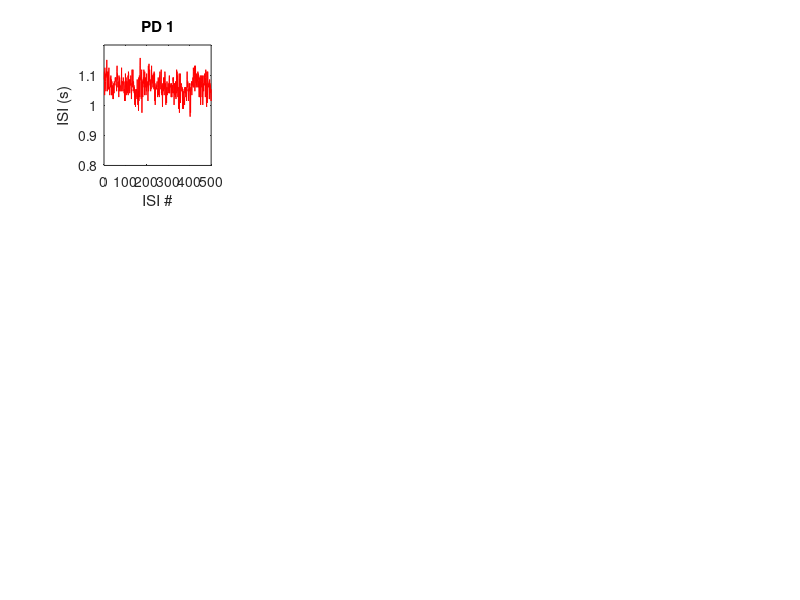

Reproduce this figure in MATLAB. (Note: this script raises an error after producing the figure.)
%Assignment : Assignment 6 part one
%Description A program that goes through 12 subplots, then determines their
%mean and posts it. 
%Author : Robert J. Foster
%Date : October 4th, 2019
%Resources : Matlab for Engineers Book, www.mathworks.com/help
%Commenting Style C doxygen : http://www.doxygen.nl/manual/docblocks.html

%loading the data, setting the data to a variable. Going through a counter
%of 12, the counter will work through the file variable, then will plot
%each one, following with a pause for cosmetic view *for the user to absorb
%the information* followed by the mean in the same style. While printing in
%the command window of what was ploted then when it's mean is ploted.
%Ending with saving the image for the ability to update the data file. 
load('Supplementary Data S1.mat');
dataSetAssignment = Data.StrideTimeIntervals_15minTrial.PD;
for counter = 01:12
a = dataSetAssignment(:,counter);
figure(1), pause(.8)
subplot (3,4,counter),plot((a),'color', 'r')
title (sprintf("PD %d",counter))
xlabel ('ISI #')
ylabel ('ISI (s)')
axis ([0,500,0.8,1.2])
fprintf("\nPD %02d done\n", counter)
hold on
pause(.5)
fprintf("Drawing %02d's mean\n",counter)
fplot(mean(a),'LineWidth', 3, 'color','g');
end
saveas(gcf, '15minTrial', 'jpg'); 
